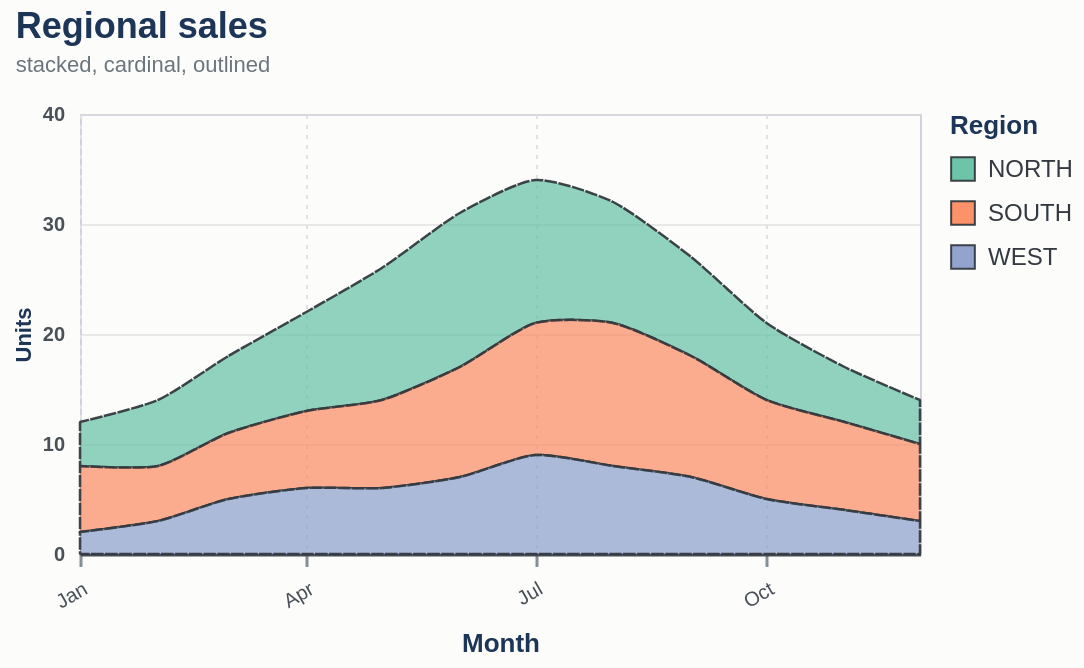

Vega-Lite specification stored for this chart:
### Vega-Lite specification from a JSON file in a GitHub repository (floating-point values rounded to 4 significant figures)
{"$schema": "https://vega.github.io/schema/vega-lite/v6.json", "description": "fc-qx1.42: a stacked area exercising non-default mark, axis, legend, scale, title and config properties.", "usermeta": {"eas": {"threshold": 0.03, "note": "customization spec: every property is honored natively (check reports no warnings)"}}, "width": 420, "height": 220, "title": {"text": "Regional sales", "subtitle": "stacked, cardinal, outlined", "anchor": "start", "color": "#1d3557", "fontSize": 18, "fontWeight": "bold", "offset": 14, "dx": 2, "subtitleColor": "#6c757d", "subtitleFontSize": 11, "subtitleFontWeight": "normal", "subtitlePadding": 4}, "data": {"values": [{"month": "2025-01-01", "region": "North", "sales": 4}, {"month": "2025-02-01", "region": "North", "sales": 6}, {"month": "2025-03-01", "region": "North", "sales": 7}, {"month": "2025-04-01", "region": "North", "sales": 9}, {"month": "2025-05-01", "region": "North", "sales": 12}, {"month": "2025-06-01", "region": "North", "sales": 14}, {"month": "2025-07-01", "region": "North", "sales": 13}, {"month": "2025-08-01", "region": "North", "sales": 11}, {"month": "2025-09-01", "region": "North", "sales": 9}, {"month": "2025-10-01", "region": "North", "sales": 7}, {"month": "2025-11-01", "region": "North", "sales": 5}, {"month": "2025-12-01", "region": "North", "sales": 4}, {"month": "2025-01-01", "region": "South", "sales": 6}, {"month": "2025-02-01", "region": "South", "sales": 5}, {"month": "2025-03-01", "region": "South", "sales": 6}, {"month": "2025-04-01", "region": "South", "sales": 7}, {"month": "2025-05-01", "region": "South", "sales": 8}, {"month": "2025-06-01", "region": "South", "sales": 10}, {"month": "2025-07-01", "region": "South", "sales": 12}, {"month": "2025-08-01", "region": "South", "sales": 13}, {"month": "2025-09-01", "region": "South", "sales": 11}, {"month": "2025-10-01", "region": "South", "sales": 9}, {"month": "2025-11-01", "region": "South", "sales": 8}, {"month": "2025-12-01", "region": "South", "sales": 7}, {"month": "2025-01-01", "region": "West", "sales": 2}, {"month": "2025-02-01", "region": "West", "sales": 3}, {"month": "2025-03-01", "region": "West", "sales": 5}, {"month": "2025-04-01", "region": "West", "sales": 6}, {"month": "2025-05-01", "region": "West", "sales": 6}, {"month": "2025-06-01", "region": "West", "sales": 7}, {"month": "2025-07-01", "region": "West", "sales": 9}, {"month": "2025-08-01", "region": "West", "sales": 8}, {"month": "2025-09-01", "region": "West", "sales": 7}, {"month": "2025-10-01", "region": "West", "sales": 5}, {"month": "2025-11-01", "region": "West", "sales": 4}, {"month": "2025-12-01", "region": "West", "sales": 3}]}, "mark": {"type": "area", "interpolate": "cardinal", "tension": 0.35, "fillOpacity": 0.75, "opacity": 0.95, "stroke": "#343a40", "strokeWidth": 1.25, "strokeDash": [5, 2], "strokeDashOffset": 1, "strokeCap": "square", "strokeJoin": "bevel", "strokeMiterLimit": 3}, "encoding": {"x": {"field": "month", "type": "temporal", "title": "Month", "axis": {"format": "%b", "labelAngle": -30, "labelColor": "#495057", "labelFontSize": 10, "labelPadding": 6, "tickCount": 6, "tickSize": 6, "tickColor": "#868e96", "tickWidth": 1.5, "domainColor": "#495057", "domainWidth": 1.5, "grid": true, "gridColor": "#dee2e6", "gridDash": [2, 3], "gridWidth": 1, "titleColor": "#1d3557", "titleFontSize": 13, "titleFontWeight": "bold", "titlePadding": 10}}, "y": {"field": "sales", "type": "quantitative", "title": "Units", "scale": {"domainMax": 40}, "axis": {"tickCount": 5, "labelColor": "#495057", "gridOpacity": 0.6, "titleColor": "#1d3557", "labelFontWeight": "bold", "domain": false, "ticks": false, "labelPadding": 8}}, "color": {"field": "region", "type": "nominal", "scale": {"scheme": "set2"}, "legend": {"title": "Region", "titleColor": "#1d3557", "titleFontSize": 13, "titleFontWeight": "bold", "titlePadding": 8, "labelColor": "#343a40", "labelFontSize": 12, "labelOffset": 6, "rowPadding": 5, "symbolType": "square", "symbolSize": 140, "symbolStrokeColor": "#343a40", "symbolStrokeWidth": 1, "offset": 14, "labelExpr": "upper(datum.label)"}}}, "config": {"background": "#fcfcfb", "view": {"stroke": "#ced4da"}, "axis": {"labelFontSize": 10}}}
